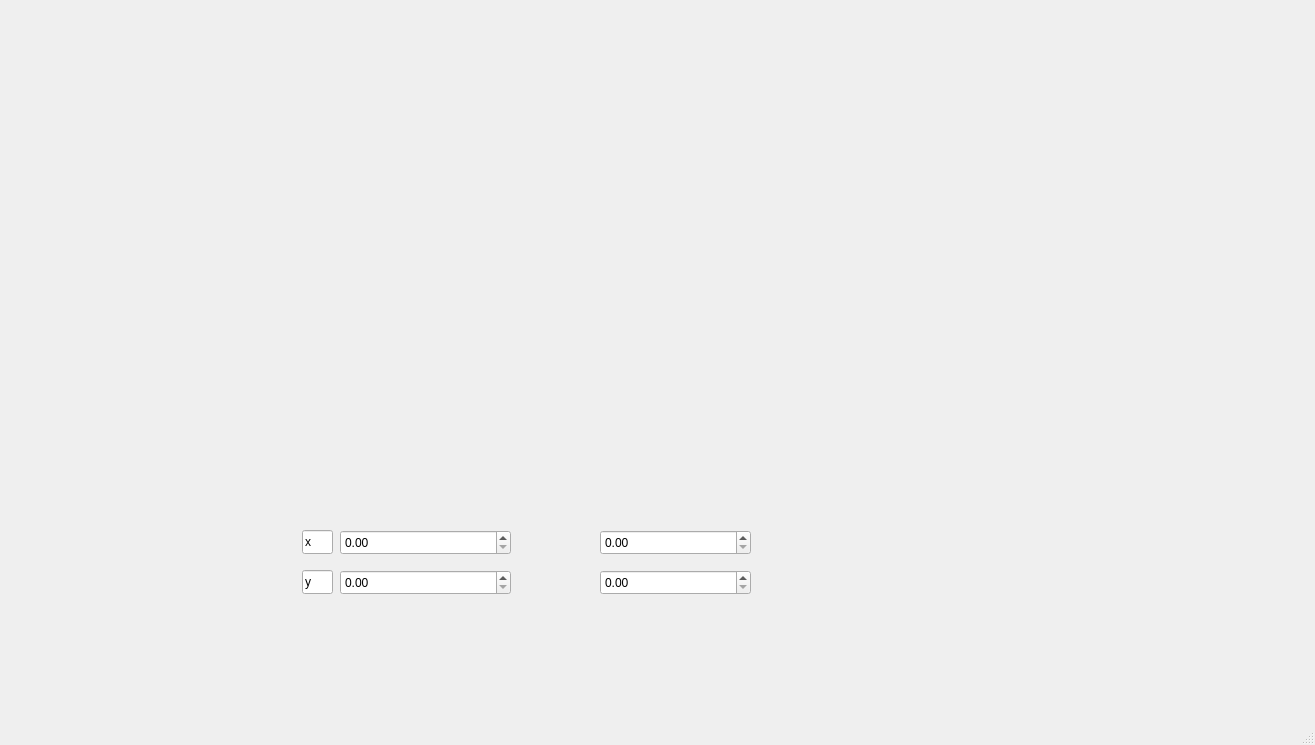
<?xml version="1.0" encoding="UTF-8"?>
<ui version="4.0">
 <class>Task9</class>
 <widget class="QMainWindow" name="Task9">
  <property name="geometry">
   <rect>
    <x>0</x>
    <y>0</y>
    <width>1315</width>
    <height>745</height>
   </rect>
  </property>
  <property name="windowTitle">
   <string>Task9</string>
  </property>
  <widget class="QWidget" name="centralwidget">
   <widget class="QCustomPlot" name="widget" native="true">
    <property name="geometry">
     <rect>
      <x>20</x>
      <y>10</y>
      <width>661</width>
      <height>521</height>
     </rect>
    </property>
   </widget>
   <widget class="QDoubleSpinBox" name="xMinBox">
    <property name="geometry">
     <rect>
      <x>340</x>
      <y>530</y>
      <width>171</width>
      <height>25</height>
     </rect>
    </property>
   </widget>
   <widget class="QDoubleSpinBox" name="xMaxBox">
    <property name="geometry">
     <rect>
      <x>600</x>
      <y>530</y>
      <width>151</width>
      <height>25</height>
     </rect>
    </property>
   </widget>
   <widget class="QDoubleSpinBox" name="yMinBox">
    <property name="geometry">
     <rect>
      <x>340</x>
      <y>570</y>
      <width>171</width>
      <height>25</height>
     </rect>
    </property>
   </widget>
   <widget class="QDoubleSpinBox" name="yMaxBox">
    <property name="geometry">
     <rect>
      <x>600</x>
      <y>570</y>
      <width>151</width>
      <height>25</height>
     </rect>
    </property>
   </widget>
   <widget class="QLineEdit" name="lineEdit">
    <property name="geometry">
     <rect>
      <x>302</x>
      <y>530</y>
      <width>31</width>
      <height>24</height>
     </rect>
    </property>
    <property name="text">
     <string>x</string>
    </property>
   </widget>
   <widget class="QLineEdit" name="lineEdit_2">
    <property name="geometry">
     <rect>
      <x>302</x>
      <y>570</y>
      <width>31</width>
      <height>24</height>
     </rect>
    </property>
    <property name="text">
     <string>y</string>
    </property>
   </widget>
   <widget class="QCustomPlot" name="widget_er" native="true">
    <property name="geometry">
     <rect>
      <x>690</x>
      <y>10</y>
      <width>601</width>
      <height>521</height>
     </rect>
    </property>
   </widget>
  </widget>
  <widget class="QMenuBar" name="menubar">
   <property name="geometry">
    <rect>
     <x>0</x>
     <y>0</y>
     <width>1315</width>
     <height>25</height>
    </rect>
   </property>
  </widget>
  <widget class="QStatusBar" name="statusbar"/>
 </widget>
 <customwidgets>
  <customwidget>
   <class>QCustomPlot</class>
   <extends>QWidget</extends>
   <header location="global">qcustomplot.h</header>
   <container>1</container>
  </customwidget>
 </customwidgets>
 <resources/>
 <connections/>
</ui>
